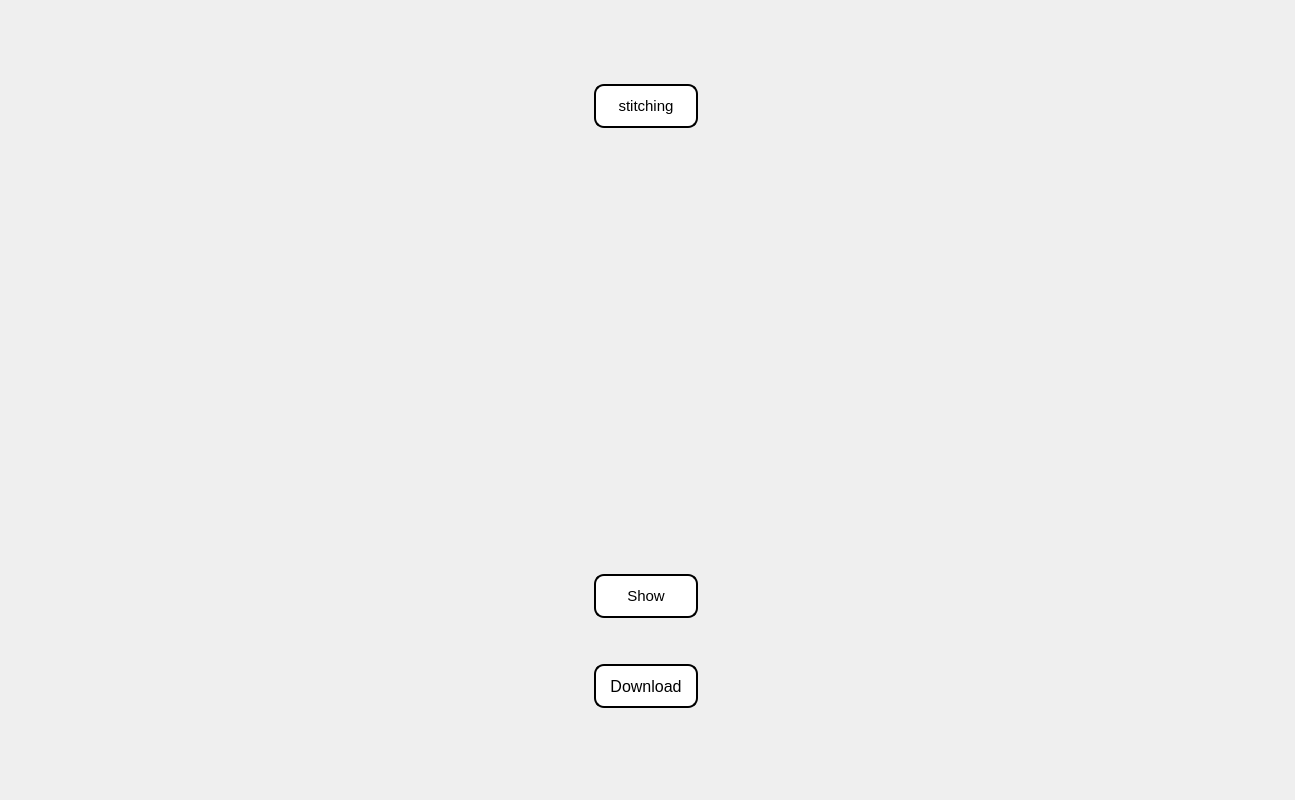
    <widget class="QWidget" name="page_3">
     <widget class="QWidget" name="layoutWidget">
      <property name="geometry">
       <rect>
        <x>5</x>
        <y>0</y>
        <width>1281</width>
        <height>791</height>
       </rect>
      </property>
      <layout class="QHBoxLayout" name="horizontalLayout_41">
       <item>
        <spacer name="horizontalSpacer_88">
         <property name="orientation">
          <enum>Qt::Horizontal</enum>
         </property>
         <property name="sizeHint" stdset="0">
          <size>
           <width>40</width>
           <height>20</height>
          </size>
         </property>
        </spacer>
       </item>
       <item>
        <layout class="QVBoxLayout" name="verticalLayout_18">
         <item>
          <spacer name="verticalSpacer_44">
           <property name="orientation">
            <enum>Qt::Vertical</enum>
           </property>
           <property name="sizeHint" stdset="0">
            <size>
             <width>17</width>
             <height>17</height>
            </size>
           </property>
          </spacer>
         </item>
         <item>
          <layout class="QVBoxLayout" name="verticalLayout_17">
           <item>
            <spacer name="verticalSpacer_40">
             <property name="orientation">
              <enum>Qt::Vertical</enum>
             </property>
             <property name="sizeHint" stdset="0">
              <size>
               <width>17</width>
               <height>17</height>
              </size>
             </property>
            </spacer>
           </item>
           <item>
            <layout class="QHBoxLayout" name="horizontalLayout_38">
             <item>
              <spacer name="horizontalSpacer_84">
               <property name="orientation">
                <enum>Qt::Horizontal</enum>
               </property>
               <property name="sizeHint" stdset="0">
                <size>
                 <width>40</width>
                 <height>20</height>
                </size>
               </property>
              </spacer>
             </item>
             <item>
              <widget class="QPushButton" name="stitching_button">
               <property name="font">
                <font>
                 <family>Arial</family>
                 <pointsize>11</pointsize>
                </font>
               </property>
               <property name="styleSheet">
                <string notr="true">width: 100px;
height: 40px;
background-color: white;
border: 2px solid black;
border-radius: 10px;
text-align: center;
line-height: 40px;</string>
               </property>
               <property name="text">
                <string>stitching</string>
               </property>
              </widget>
             </item>
             <item>
              <spacer name="horizontalSpacer_85">
               <property name="orientation">
                <enum>Qt::Horizontal</enum>
               </property>
               <property name="sizeHint" stdset="0">
                <size>
                 <width>40</width>
                 <height>20</height>
                </size>
               </property>
              </spacer>
             </item>
            </layout>
           </item>
           <item>
            <spacer name="verticalSpacer_41">
             <property name="orientation">
              <enum>Qt::Vertical</enum>
             </property>
             <property name="sizeHint" stdset="0">
              <size>
               <width>17</width>
               <height>17</height>
              </size>
             </property>
            </spacer>
           </item>
           <item>
            <layout class="QHBoxLayout" name="horizontalLayout_39">
             <item>
              <spacer name="horizontalSpacer_82">
               <property name="orientation">
                <enum>Qt::Horizontal</enum>
               </property>
               <property name="sizeHint" stdset="0">
                <size>
                 <width>40</width>
                 <height>20</height>
                </size>
               </property>
              </spacer>
             </item>
             <item>
              <widget class="QLabel" name="showpicture_label">
               <property name="minimumSize">
                <size>
                 <width>350</width>
                 <height>400</height>
                </size>
               </property>
               <property name="maximumSize">
                <size>
                 <width>350</width>
                 <height>400</height>
                </size>
               </property>
               <property name="text">
                <string/>
               </property>
              </widget>
             </item>
             <item>
              <spacer name="horizontalSpacer_83">
               <property name="orientation">
                <enum>Qt::Horizontal</enum>
               </property>
               <property name="sizeHint" stdset="0">
                <size>
                 <width>40</width>
                 <height>20</height>
                </size>
               </property>
              </spacer>
             </item>
            </layout>
           </item>
           <item>
            <spacer name="verticalSpacer_42">
             <property name="orientation">
              <enum>Qt::Vertical</enum>
             </property>
             <property name="sizeHint" stdset="0">
              <size>
               <width>17</width>
               <height>17</height>
              </size>
             </property>
            </spacer>
           </item>
           <item>
            <layout class="QHBoxLayout" name="horizontalLayout_42">
             <item>
              <spacer name="horizontalSpacer_90">
               <property name="orientation">
                <enum>Qt::Horizontal</enum>
               </property>
               <property name="sizeHint" stdset="0">
                <size>
                 <width>40</width>
                 <height>20</height>
                </size>
               </property>
              </spacer>
             </item>
             <item>
              <widget class="QPushButton" name="showChangedPicture">
               <property name="minimumSize">
                <size>
                 <width>104</width>
                 <height>44</height>
                </size>
               </property>
               <property name="maximumSize">
                <size>
                 <width>104</width>
                 <height>44</height>
                </size>
               </property>
               <property name="font">
                <font>
                 <family>Arial</family>
                 <pointsize>11</pointsize>
                </font>
               </property>
               <property name="styleSheet">
                <string notr="true">width: 100px;
height: 40px;
background-color: white;
border: 2px solid black;
border-radius: 10px;
text-align: center;
line-height: 40px;</string>
               </property>
               <property name="text">
                <string>Show</string>
               </property>
              </widget>
             </item>
             <item>
              <spacer name="horizontalSpacer_91">
               <property name="orientation">
                <enum>Qt::Horizontal</enum>
               </property>
               <property name="sizeHint" stdset="0">
                <size>
                 <width>40</width>
                 <height>20</height>
                </size>
               </property>
              </spacer>
             </item>
            </layout>
           </item>
           <item>
            <spacer name="verticalSpacer_46">
             <property name="orientation">
              <enum>Qt::Vertical</enum>
             </property>
             <property name="sizeHint" stdset="0">
              <size>
               <width>20</width>
               <height>40</height>
              </size>
             </property>
            </spacer>
           </item>
           <item>
            <layout class="QHBoxLayout" name="horizontalLayout_40">
             <item>
              <spacer name="horizontalSpacer_86">
               <property name="orientation">
                <enum>Qt::Horizontal</enum>
               </property>
               <property name="sizeHint" stdset="0">
                <size>
                 <width>40</width>
                 <height>20</height>
                </size>
               </property>
              </spacer>
             </item>
             <item>
              <widget class="QPushButton" name="download_page3">
               <property name="font">
                <font>
                 <family>Arial</family>
                 <pointsize>12</pointsize>
                </font>
               </property>
               <property name="styleSheet">
                <string notr="true">width: 100px;
height: 40px;
background-color: white;
border: 2px solid black;
border-radius: 10px;
text-align: center;
line-height: 40px;</string>
               </property>
               <property name="text">
                <string>Download</string>
               </property>
              </widget>
             </item>
             <item>
              <spacer name="horizontalSpacer_87">
               <property name="orientation">
                <enum>Qt::Horizontal</enum>
               </property>
               <property name="sizeHint" stdset="0">
                <size>
                 <width>40</width>
                 <height>20</height>
                </size>
               </property>
              </spacer>
             </item>
            </layout>
           </item>
           <item>
            <spacer name="verticalSpacer_43">
             <property name="orientation">
              <enum>Qt::Vertical</enum>
             </property>
             <property name="sizeHint" stdset="0">
              <size>
               <width>17</width>
               <height>17</height>
              </size>
             </property>
            </spacer>
           </item>
          </layout>
         </item>
         <item>
          <spacer name="verticalSpacer_45">
           <property name="orientation">
            <enum>Qt::Vertical</enum>
           </property>
           <property name="sizeHint" stdset="0">
            <size>
             <width>17</width>
             <height>28</height>
            </size>
           </property>
          </spacer>
         </item>
        </layout>
       </item>
       <item>
        <spacer name="horizontalSpacer_89">
         <property name="orientation">
          <enum>Qt::Horizontal</enum>
         </property>
         <property name="sizeHint" stdset="0">
          <size>
           <width>40</width>
           <height>20</height>
          </size>
         </property>
        </spacer>
       </item>
      </layout>
     </widget>
    </widget>
